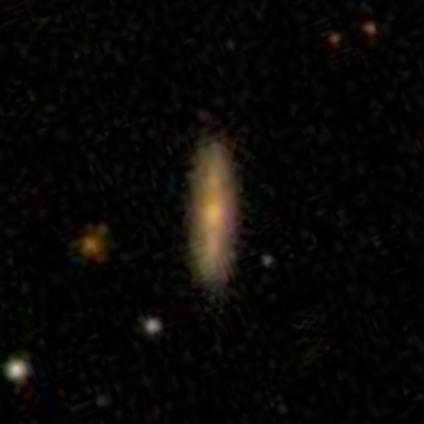
#> input picture tests/252342.jpg, 424 x 424 px, found by its file name
$ python manip_image.py
#> lines starting #> are read from the running program, lines starting #| are printed output that depends on the picture
from PIL import Image, ImageFilter
import os
import random
import numpy as np

image_path = os.getcwd() + '/252342.jpg'
new_path = os.getcwd() + '/manip.jpg'
pic = Image.open(image_path)
#> pic is the input picture: PIL image 424x424 RGB; mean R, G, B 8.9, 7.7, 5.2

# im2 = pic.filter(ImageFilter.GaussianBlur(radius=5))
im2 = pic.rotate(45)
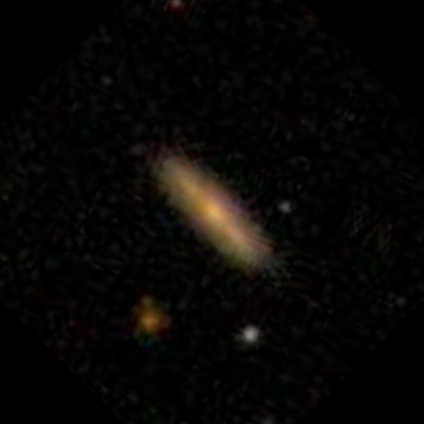
#> im2: PIL image 424x424 RGB; mean R, G, B 7.8, 6.6, 4.5

im2.save(new_path, quality=95)
